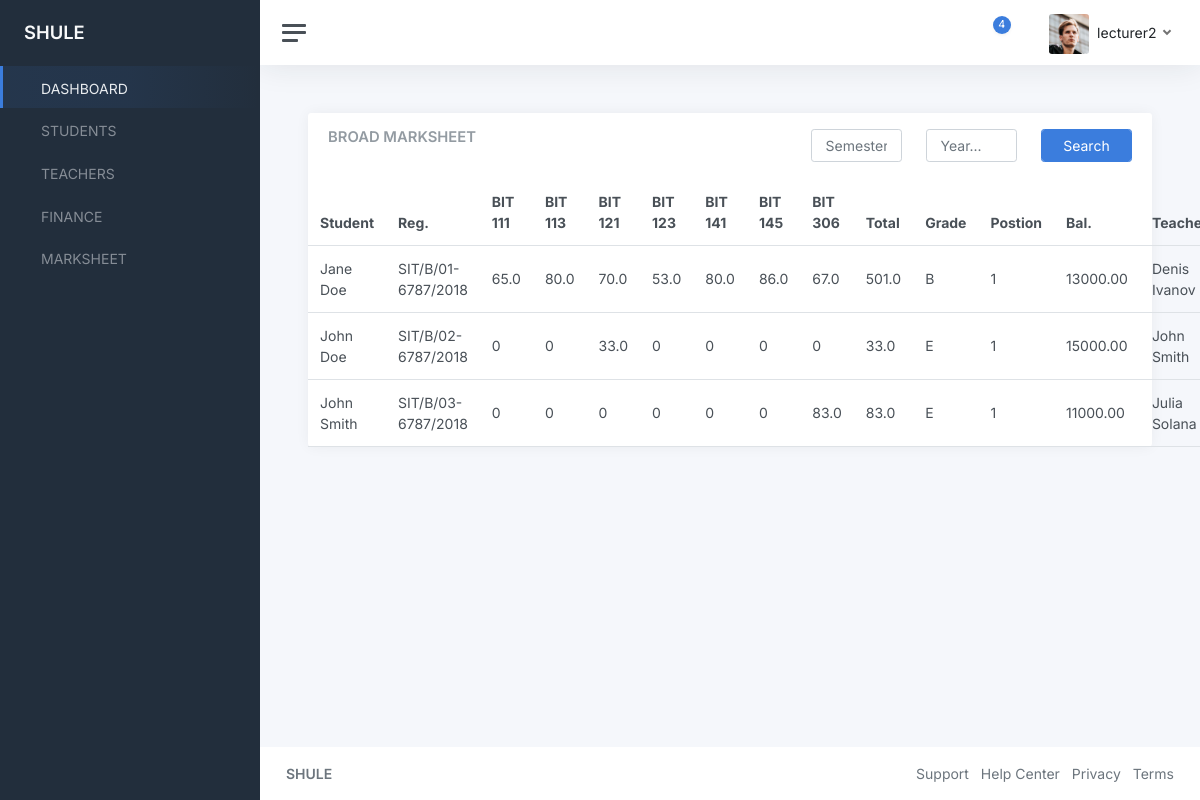
Page /marksheet/ (signed in) on the committed database.
### students/models.py (models this page shows, shortened)
class Student(models.Model):
    user = models.OneToOneField(User, on_delete=models.CASCADE)
    name = models.CharField(max_length=255)
    reg_number = models.CharField(max_length=255)
    birth_date = models.DateField()
    admission_date = models.DateField()
    current_year = models.CharField(max_length=255)
    class_teacher = models.ForeignKey(to="teachers.Teacher", on_delete=models.SET_NULL, null=True)
    @property
    def bit_111(self):
        result = Result.objects.filter(student_id=self.id, unit__unit_code='BIT 111').first()
        if result is not None:
            return result.total
        return 0
    @property
    def bit_113(self):
        result = Result.objects.filter(student_id=self.id, unit__unit_code='BIT 113').first()
        if result is not None:
            return result.total
        return 0
    @property
    def bit_121(self):
        result = Result.objects.filter(student_id=self.id, unit__unit_code='BIT 121').first()
        if result is not None:
            return result.total
        return 0
    @property
    def bit_123(self):
        result = Result.objects.filter(
            student_id=self.id, unit__unit_code='BIT 123').first()
        if result is not None:
            return result.total
        return 0
    @property
    def bit_141(self):
        result = Result.objects.filter(
            student_id=self.id, unit__unit_code='BIT 141').first()
        if result is not None:
            return result.total
        return 0
    @property
    def bit_145(self):
        result = Result.objects.filter(
            student_id=self.id, unit__unit_code='BIT 145').first()
        if result is not None:
            return result.total
        return 0
    @property
    def bit_306(self):
        result = Result.objects.filter(
            student_id=self.id, unit__unit_code='BIT 306').first()
        if result is not None:
            return result.total
        return 0
    @property
    def total(self):
        return self.bit_306 + self.bit_145 + self.bit_141 + self.bit_123 + self.bit_121 + self.bit_113 + self.bit_111
    @property
    def grade(self):
        grade = ''
        avg = self.total / 7
        if avg >= 75:
            grade = 'A'
        elif avg >= 65 and avg <= 75:
            grade = 'B'
        elif avg >= 55 and avg <= 64:
            grade = 'C'
        elif avg >= 40 and avg <= 54:
            grade = 'D'
        elif avg >= 0 and avg <= 39:
            grade = 'E'
        return grade
    @property
    def fee_balance(self):
        fee = self.fee_set.all().first()
        return fee.balance

### core/models.py (models this page shows, shortened)
class Result(models.Model):
    student = models.ForeignKey(to="students.Student", on_delete=models.CASCADE)
    unit = models.ForeignKey(Unit, on_delete=models.CASCADE)
    cat = models.FloatField(default=0)
    exam = models.FloatField(default=0)
    total = models.FloatField(null=True, blank=True)

### finance/models.py (models this page shows, shortened)
class Fee(models.Model):
    student = models.ForeignKey(Student, on_delete=models.CASCADE)
    invoice = models.DecimalField(max_digits=20, decimal_places=2)
    semester = models.CharField(max_length=255, choices=SEMESTER_CHOICES)
    balance = models.DecimalField(max_digits=20, decimal_places=2, null=True)

### teachers/models.py (models this page shows)
class Teacher(models.Model):
    user = models.OneToOneField(User, on_delete=models.CASCADE)
    name = models.CharField(max_length=255)
    employment_number = models.CharField(max_length=255)
    employment_date = models.DateField(null=True)
    def __str__(self):
        return self.name

### core/views.py (the view)
# urls.py: path("marksheet/", views.marksheet, name="marksheet"),
def marksheet(request):
    students = Student.objects.all()
    context = {
        "students": students
    }
    return render(request, "marksheet.html", context)

### templates/marksheet.html (shortened to what this page needs)
{% extends "base.html" %}
{% block content %}
<main class="content">
    <div class="container-fluid p-0">
        <div class="row">
            <div class="col-12 col-lg-12 col-xxl-12 d-flex">
                <div class="card flex-fill">
                    <div class="card-header">
                        <div class="row">
                            <div class="col-7">
                                <h5 class="card-title mb-0">BROAD MARKSHEET</h5>
                            </div>
                            <div class="col-5">
                                <form method="POST">
                                    <div class="row">
                                        <div class="col-4">
                                            <input type="text" class="form-control" name="semester" id="semester"
                                                placeholder="Semester..." />
                                        </div>
                                        <div class="col-4">
                                            <input type="text" class="form-control" name="year" id="year" placeholder="Year..." />
                                        </div>
                                        <div class="col-4">
                                            <div class="form-group">
                                                <input type="submit" class="form-control btn btn-primary"
                                                    value="Search">
                                            </div>
                                        </div>
                                    </div>
                                </form>
                            </div>
                        </div>
                    </div>
                    <table class="table table-hover my-0">
                        <thead>
                            <tr>
                                <th>Student</th>
                                <th>Reg.</th>
                                <th>BIT 111</th>
                                <th>BIT 113</th>
                                <th>BIT 121</th>
                                <th>BIT 123</th>
                                <th>BIT 141</th>
                                <th>BIT 145</th>
                                <th>BIT 306</th>
                                <th>Total</th>
                                <th>Grade</th>
                                <th>Postion</th>
                                <th>Bal.</th>
                                <th>Teacher</th>
                            </tr>
                        </thead>
                        <tbody>
                            {% for student in students %}
                            <tr>
                                <td>{{student.name}}</td>
                                <td>{{student.reg_number}}</td>
                                <td>{{student.bit_111}}</td>
                                <td>{{student.bit_113}}</td>
                                <td>{{student.bit_121}}</td>
                                <td>{{student.bit_123}}</td>
                                <td>{{student.bit_141}}</td>
                                <td>{{student.bit_145}}</td>
                                <td>{{student.bit_306}}</td>
                                <td>{{student.total}}</td>
                                <td>{{student.grade}}</td>
                                <td>1</td>
                                <td>{{student.fee_balance}}</td>
                                <td>{{student.class_teacher}}</td>
                            </tr>
                            {% endfor %}
                        </tbody>
                    </table>
                </div>
            </div>
        </div>
    </div>
</main>
{% endblock content %}

### templates/base.html (shortened to what this page needs)
{% load static %}
<!DOCTYPE html>
<html lang="en">
<head>
	<link href="{% static 'admin/css/app.css' %}" rel="stylesheet">
</head>
<body>
	<div class="wrapper">
		<nav id="sidebar" class="sidebar js-sidebar">
			<div class="sidebar-content js-simplebar">
				<a class="sidebar-brand" href="#">
          <span class="align-middle">SHULE</span>
        </a>
				<ul class="sidebar-nav">
					<li class="sidebar-item active">
						<a class="sidebar-link" href="{% url 'home' %}">
               <span class="align-middle">DASHBOARD</span>
            </a>
					</li>
					<li class="sidebar-item">
						<a class="sidebar-link" href="{% url 'students' %}">
               <span class="align-middle">STUDENTS</span>
            </a>
					</li>
					<li class="sidebar-item">
						<a class="sidebar-link" href="{% url 'teachers' %}">
               <span class="align-middle">TEACHERS</span>
            </a>
					</li>
					<li class="sidebar-item">
						<a class="sidebar-link" href="#">
               <span class="align-middle">FINANCE</span>
            </a>
					</li>
			<li class="sidebar-item">
				<a class="sidebar-link" href="{% url 'marksheet' %}">
					 <span class="align-middle">MARKSHEET</span>
				</a>
			</li>
			</ul>
			</div>
		</nav>
		<div class="main">
			<nav class="navbar navbar-expand navbar-light navbar-bg">
				<a class="sidebar-toggle js-sidebar-toggle">
          <i class="hamburger align-self-center"></i>
        </a>
				<div class="navbar-collapse collapse">
					<ul class="navbar-nav navbar-align">
						<li class="nav-item dropdown">
							<a class="nav-icon dropdown-toggle" href="#" id="alertsDropdown" data-bs-toggle="dropdown">
								<div class="position-relative">
									<span class="indicator">4</span>
								</div>
							</a>
						</li>
						<li class="nav-item dropdown">
							<a class="nav-icon dropdown-toggle" href="#" id="messagesDropdown" data-bs-toggle="dropdown">
							</a>
						</li>
						<li class="nav-item dropdown">
							<a class="nav-link dropdown-toggle d-none d-sm-inline-block" href="#" data-bs-toggle="dropdown">
                <img src="{% static 'admin/img/avatars/avatar.jpg' %}" class="avatar img-fluid rounded me-1" alt="Charles Hall" /> <span class="text-dark">{{request.user.username}}</span>
              </a>
						</li>
					</ul>
				</div>
			</nav>
{% block content %}
{% endblock content %}
			<footer class="footer">
				<div class="container-fluid">
					<div class="row text-muted">
						<div class="col-6 text-start">
							<p class="mb-0">
								<a class="text-muted" href="#" target="_blank"><strong>SHULE</strong></a>
							</p>
						</div>
						<div class="col-6 text-end">
							<ul class="list-inline">
								<li class="list-inline-item">
									<a class="text-muted" href="" target="_blank">Support</a>
								</li>
								<li class="list-inline-item">
									<a class="text-muted" href="" target="_blank">Help Center</a>
								</li>
								<li class="list-inline-item">
									<a class="text-muted" href="" target="_blank">Privacy</a>
								</li>
								<li class="list-inline-item">
									<a class="text-muted" href="" target="_blank">Terms</a>
								</li>
							</ul>
						</div>
					</div>
				</div>
			</footer>
		</div>
	</div>
</body>
</html>

### rows in the picture
Student: name "Jane Doe", reg_number "SIT/B/01-6787/2018", bit_111 "65.0", bit_113 "80.0", bit_121 "70.0", bit_123 "53.0", bit_141 "80.0", bit_145 "86.0", bit_306 "67.0", total "501.0", grade "B", fee_balance "13000.00", class_teacher "Denis Ivanov"
Student: name "John Doe", reg_number "SIT/B/02-6787/2018", bit_111 "0", bit_113 "0", bit_121 "33.0", bit_123 "0", bit_141 "0", bit_145 "0", bit_306 "0", total "33.0", grade "E", fee_balance "15000.00", class_teacher "John Smith"
Student: name "John Smith", reg_number "SIT/B/03-6787/2018", bit_111 "0", bit_113 "0", bit_121 "0", bit_123 "0", bit_141 "0", bit_145 "0", bit_306 "83.0", total "83.0", grade "E", fee_balance "11000.00", class_teacher "Julia Solana"

### other values in the picture
{{ request.user.username }} "lecturer2"
